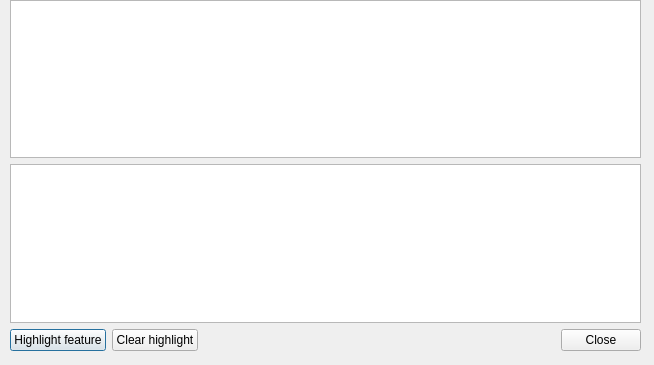
<?xml version="1.0" encoding="UTF-8"?>
<ui version="4.0">
 <class>DatabaseUpdateHistoryDlg</class>
 <widget class="QDialog" name="DatabaseUpdateHistoryDlg">
  <property name="geometry">
   <rect>
    <x>0</x>
    <y>0</y>
    <width>654</width>
    <height>365</height>
   </rect>
  </property>
  <property name="windowTitle">
   <string>Database update history</string>
  </property>
  <widget class="QWidget" name="verticalLayoutWidget">
   <property name="geometry">
    <rect>
     <x>10</x>
     <y>0</y>
     <width>631</width>
     <height>351</height>
    </rect>
   </property>
   <layout class="QVBoxLayout" name="verticalLayout">
    <item>
     <layout class="QHBoxLayout" name="horizontalLayout">
      <item>
       <widget class="QTreeWidget" name="tree">
        <property name="font">
         <font>
          <family>MS Shell Dlg 2</family>
          <pointsize>8</pointsize>
         </font>
        </property>
        <attribute name="headerVisible">
         <bool>false</bool>
        </attribute>
        <column>
         <property name="text">
          <string notr="true">1</string>
         </property>
        </column>
       </widget>
      </item>
     </layout>
    </item>
    <item>
     <widget class="QListWidget" name="list"/>
    </item>
    <item>
     <layout class="QHBoxLayout" name="horizontalLayout_2">
      <item>
       <widget class="QPushButton" name="buttonHighlight">
        <property name="text">
         <string>Highlight feature</string>
        </property>
       </widget>
      </item>
      <item>
       <widget class="QPushButton" name="buttonClear">
        <property name="text">
         <string>Clear highlight</string>
        </property>
       </widget>
      </item>
      <item>
       <widget class="QDialogButtonBox" name="buttonClose">
        <property name="standardButtons">
         <set>QDialogButtonBox::Close</set>
        </property>
       </widget>
      </item>
     </layout>
    </item>
   </layout>
  </widget>
 </widget>
 <resources/>
 <connections>
  <connection>
   <sender>buttonClose</sender>
   <signal>clicked(QAbstractButton*)</signal>
   <receiver>DatabaseUpdateHistoryDlg</receiver>
   <slot>reject()</slot>
   <hints>
    <hint type="sourcelabel">
     <x>483</x>
     <y>332</y>
    </hint>
    <hint type="destinationlabel">
     <x>325</x>
     <y>179</y>
    </hint>
   </hints>
  </connection>
  <connection>
   <sender>buttonHighlight</sender>
   <signal>released()</signal>
   <receiver>DatabaseUpdateHistoryDlg</receiver>
   <slot>OnHighlightFeature()</slot>
   <hints>
    <hint type="sourcelabel">
     <x>92</x>
     <y>332</y>
    </hint>
    <hint type="destinationlabel">
     <x>325</x>
     <y>179</y>
    </hint>
   </hints>
  </connection>
  <connection>
   <sender>buttonClear</sender>
   <signal>released()</signal>
   <receiver>DatabaseUpdateHistoryDlg</receiver>
   <slot>OnClearHighlight()</slot>
   <hints>
    <hint type="sourcelabel">
     <x>250</x>
     <y>332</y>
    </hint>
    <hint type="destinationlabel">
     <x>325</x>
     <y>179</y>
    </hint>
   </hints>
  </connection>
 </connections>
 <slots>
  <slot>OnHighlightFeature()</slot>
  <slot>OnClearHighlight()</slot>
 </slots>
</ui>
